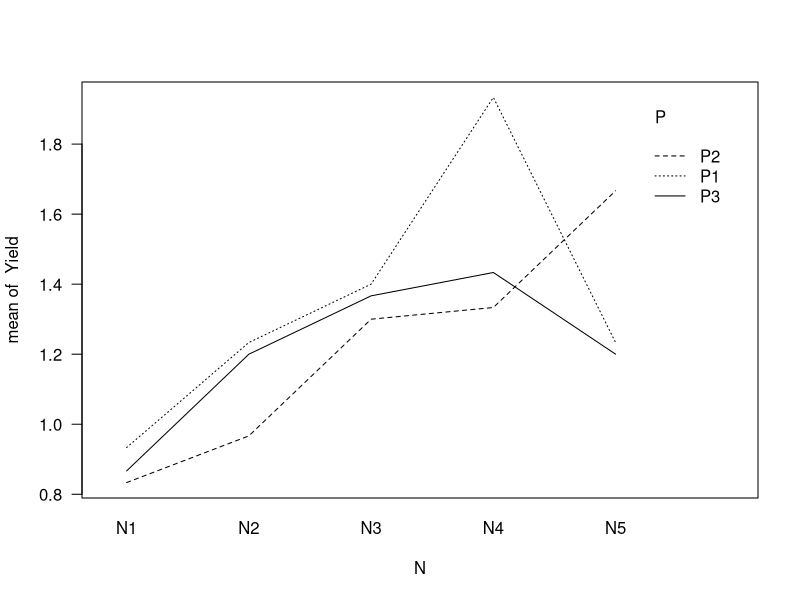
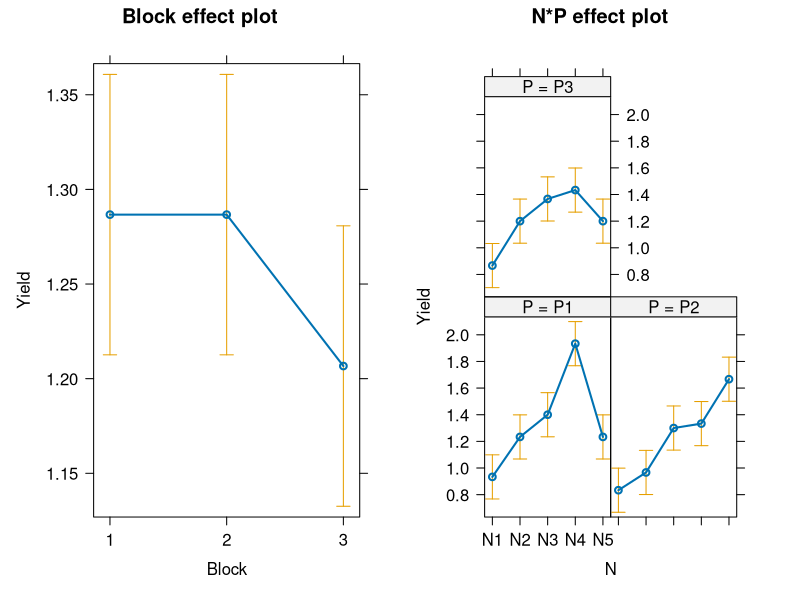

The R script that drew these images, in order:
setwd("/datascience/projects/statisticallyfit/github/R/RStatistics/STAT210 Statistical Modelling and Experimental Design/PRACTICALS/Practical_7_RatsPlants_Contrasts")

options(show.signif.stars = FALSE)
library(effects)




# Prepare the data. 
pgr <- read.table("pgr.txt", header=TRUE)

plantData <- data.frame(Block=factor(pgr$Block),
                        P=sapply(pgr$P, function(elem){if(elem == 1) "P1" 
                              else if(elem == 2) "P2" else "P3"}),
                        N=sapply(pgr$N, function(e){if(e == 1) "N1" 
                              else if(e == 2) "N2" else if(e == 3) "N3"
                              else if(e == 4) "N4" else "N5"}),
                        stringsAsFactors = TRUE,
                        Yield = pgr$Yield)

# Plotting it 2 ways
attach(plantData)

# by interaction plot
interaction.plot(x.factor = N, trace.factor = P,response=Yield, las=1)
tapply(Yield, INDEX=list(N, P), mean)
# INTERPRET: 
# Change in mean yield from N1 to N2 for both P1 and P3 is nearly the same, but
# different from the lower change in mean yield for P2. Then higher from N2 to N3.
# Higher change for P1 from N3 to N4 and much lower from N4 to N5, while
# the mean yield changes is positive for P2 and negative for P3 from N4 to N5
### So definite interaction in the N3-N4-N5 area. 


# by effects
plant.factorial.lm <- lm(Yield ~ Block + N*P, data=plantData)
eff.pgr <- allEffects(plant.factorial.lm)
plot(eff.pgr)
# INTERPRET: 
# Blocks: no signifc diff in mean yield between blocks 1 and 2
# but there is between 1,2 and Block 3. 
# N*P: similar slopes for N1--N3 for P1,P2,P3
# but different mean changes in Yield from
# N4 to N5 between P1,P2, P3. 



# part d) 
summary(plant.factorial.lm)
# INTERPRET: 
# -- Block1 = mean yield is significantly > 0 for plants in block 1 (intercept)
# -- Block2 = mean yield for block2 plants is not lower than for block1# plants. 
# since p = 1
# -- Block3 = mean yield for block3 plants is same for block1 plants 
# regardless of N and P levels. 
# -- NN2 = mean yield for N2 plants is signif > mean yield for N1 plants
# regardless of block levels and averaged across P levels. 
# -- NN3 = mean yield for N3 plants is signif > mean yield for N1 plants
# regardless of block levels and averaged across P levels. 
# -- NN4 = mean yield for N4 plants is signif > mean yield for N1 plants
# regardless of block levels, and averaged across P levels. 
# -- NN5 = mean yield for N5 plants is signif > mean yield for N1 plants
# regardless of block levels, and averaged across P levels. 

# -- PP2 = mean yield for P2 plants is same as mean yield for P1 plants
# regardless of block levels and averaged across N levels. 
# -- PP3 = mean yield for P3 plants is same as mean yield for P1 plants
# regardless of block levels and averaged across N levels. 

# NN2:PP2 = no difference in mean yield for N=2 and P=2

eff.pgr
tapply(Yield, INDEX=list(N, P), mean)
tapply(Yield, INDEX=Block, mean)


anova(plant.factorial.lm)
# INTERPRET: 
# * no difference in mean yield across the blocks. (p = 0.213), for all P and N levels.
# * significant difference in mean yield across the nitrogen levels (p 4.9e-10), 
# averaged across the plant reg. levels, for all block levels. 
# * significant difference in mean yield across the plant reg. levels, 
# average across the nitrogen levels for all block levels. (p = 0.02)
# * difference in mean yield for any 2 levels of nitrogen depends on the
# levels of plant regulator (P) with p = 0.00009. Interaction is significant.

detach(plantData)
